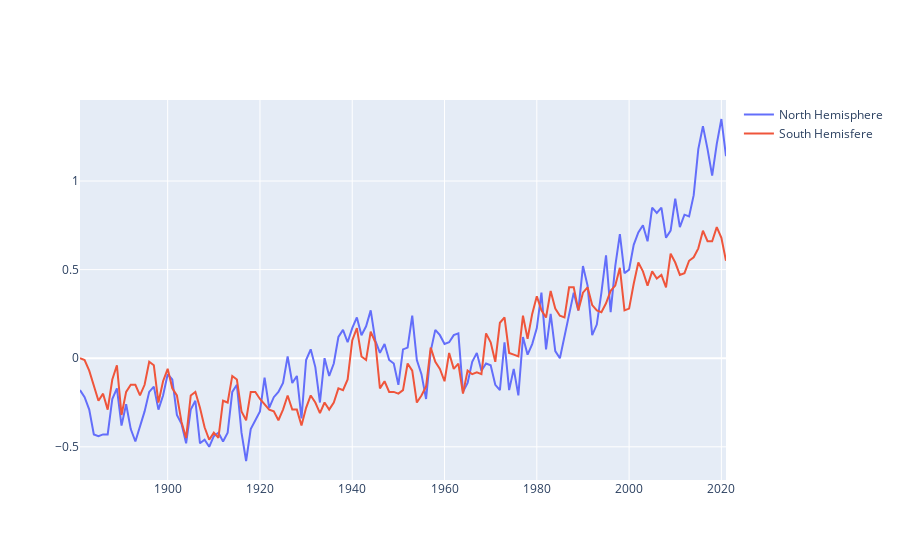

The notebook cell saved with this chart:
### Code cell
import plotly.graph_objects as go
fig = go.Figure()

# Add traces
fig.add_trace(go.Scatter(x=csvgiss.index, y=csvgiss.NHem,
                    mode='lines',
                    name='North Hemisphere'))
fig.add_trace(go.Scatter(x=csvgiss.index, y=csvgiss.SHem,
                    mode='lines',
                    name='South Hemisfere'))

fig.show()

### Figure 1 — Plotly figure (JSON) as saved in the notebook; plotly's stock layout.template omitted (floating-point values rounded to 4 significant figures; data arrays with more than 128 entries replaced by an {"elided": "..."} marker saying what was removed)
{"data": [{"mode": "lines", "name": "North Hemisphere", "type": "scatter", "x": {"elided": "141 int values"}, "y": {"elided": "141 float values"}}, {"mode": "lines", "name": "South Hemisfere", "type": "scatter", "x": {"elided": "141 int values"}, "y": {"elided": "141 float values"}}], "layout": {"autosize": true, "xaxis": {"autorange": true, "range": [1881, 2021], "type": "linear"}, "yaxis": {"autorange": true, "range": [-0.6872, 1.457], "type": "linear"}}}
